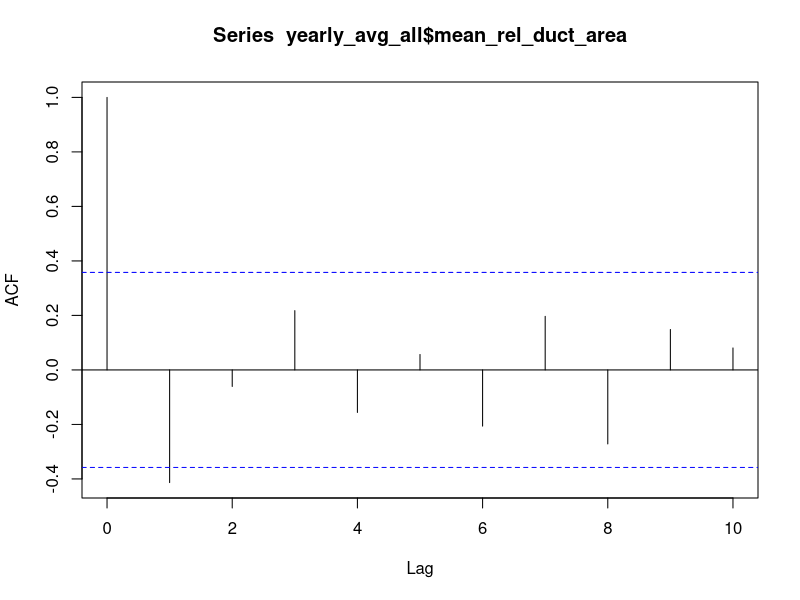
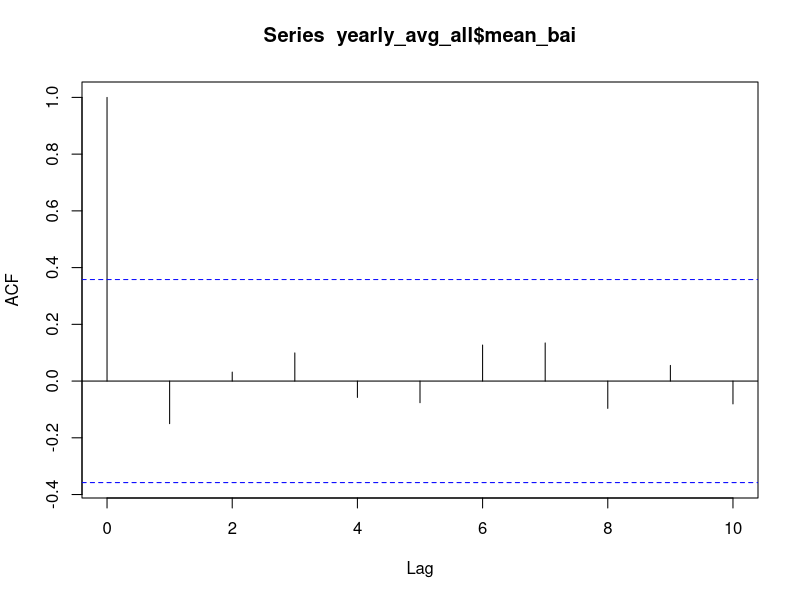
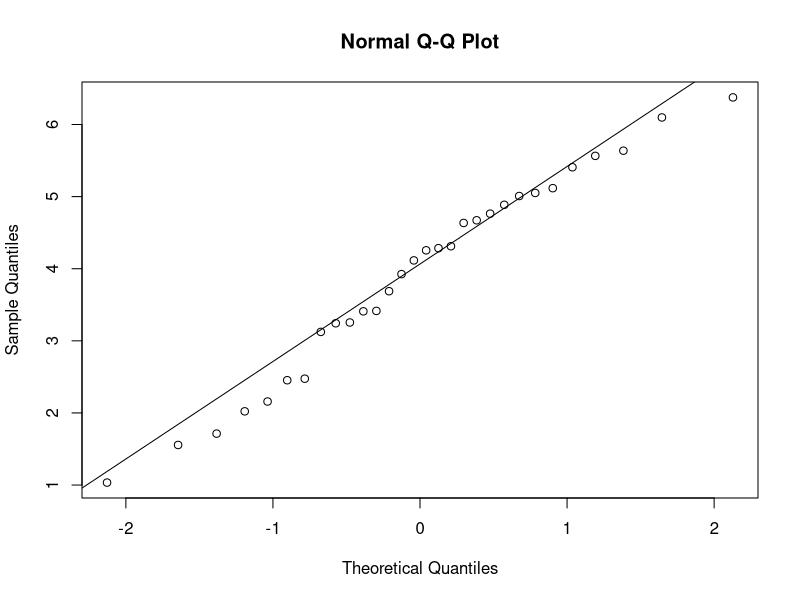
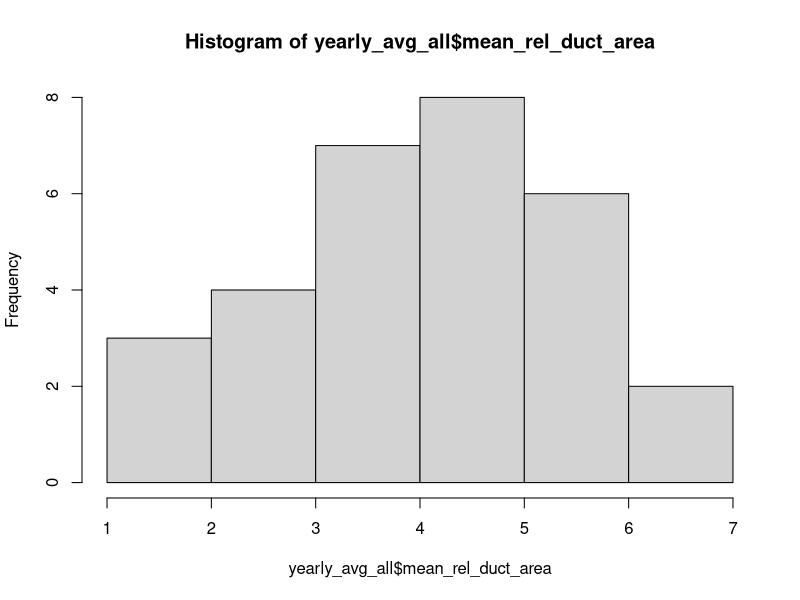
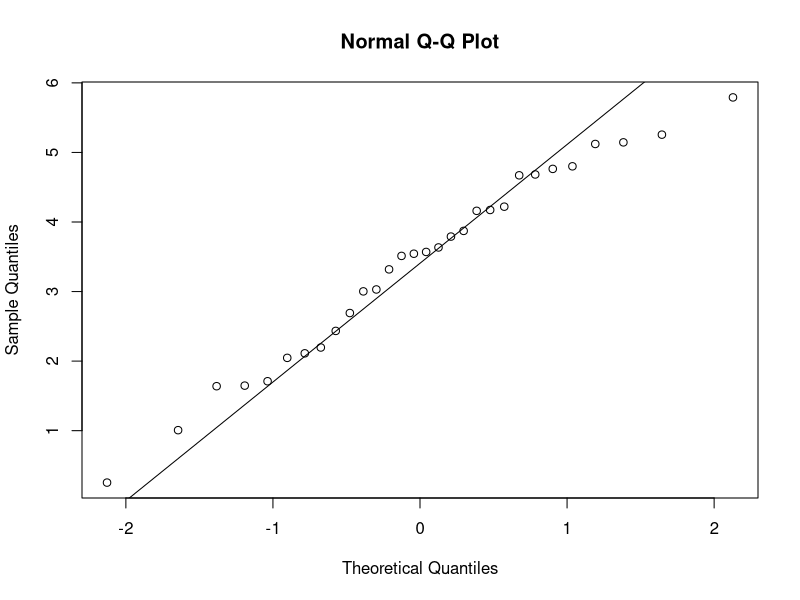
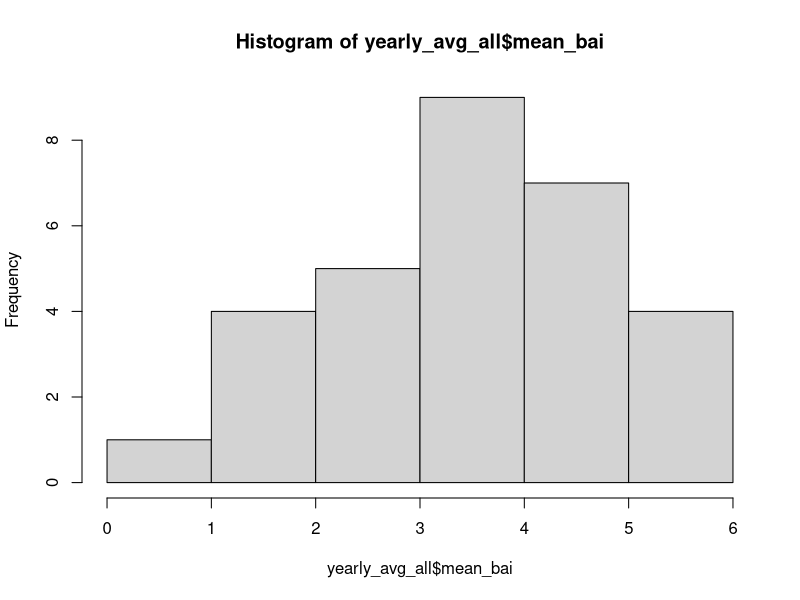
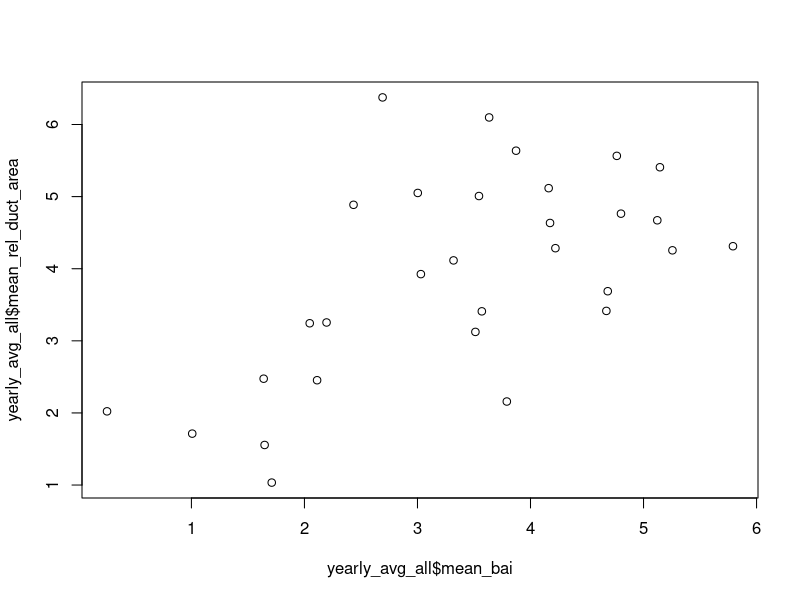
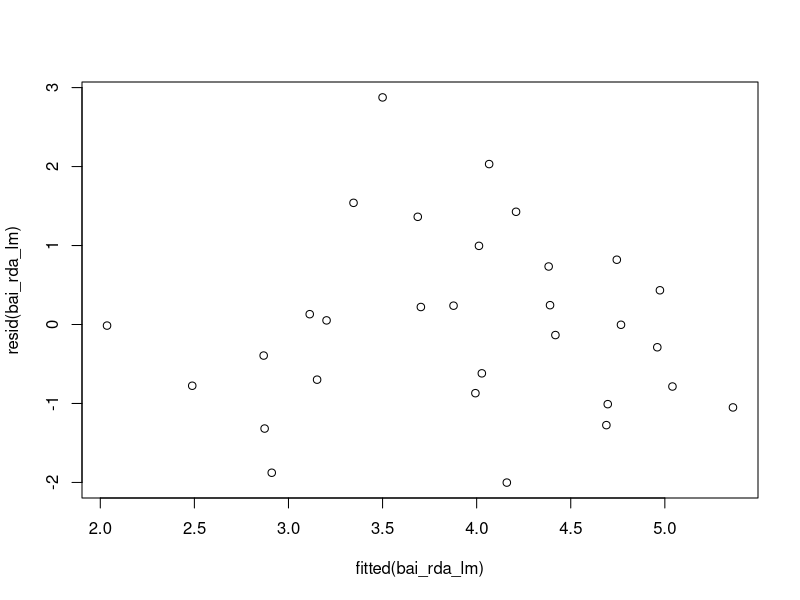

Write R code to recreate these figures, in order. (Note: this script raises an error after producing the figures.)
# Load packages -----------------------------------------------------------

library(tidyverse)
library(car)
library(lmtest)

# Load data ---------------------------------------------------------------

duct_metrics <- read.csv('complete_data_12.1.25.csv')

duct_metrics_1990to2019 <- duct_metrics %>% #these are trees just exposed to ambient conditions
  filter(year < 2020) %>% 
  filter(group != 'legacy')

#Average across all trees

yearly_avg_all <- duct_metrics_1990to2019 %>% 
  group_by(year) %>% 
  summarise(
    mean_rel_duct_area = mean(rel_duct_area, na.rm = TRUE),
    mean_bai = mean(bai_cm2, na.rm = TRUE)
  )

#Look at autocorrelation 
acf(yearly_avg_all$mean_rel_duct_area, lag.max = 10) #autocorrelated, slightly beyond blue band at lag 1
acf(yearly_avg_all$mean_bai, lag.max = 10) #not autocorrelated

#Check normality
qqnorm(yearly_avg_all$mean_rel_duct_area); qqline(yearly_avg_all$mean_rel_duct_area) #normal
hist(yearly_avg_all$mean_rel_duct_area) #normal
qqnorm(yearly_avg_all$mean_bai); qqline(yearly_avg_all$mean_bai) #fairly normal, some deviation at tail
hist(yearly_avg_all$mean_bai) #a bit off from normal

#Scatterplot
plot(yearly_avg_all$mean_bai, yearly_avg_all$mean_rel_duct_area)
#vaguely linear

#Relative duct area and BAI linear model ------------------------------------------

bai_rda_lm <- lm(mean_rel_duct_area ~ mean_bai, data = yearly_avg_all)

summary(bai_rda_lm) #significant

#Check assumptions
plot(fitted(bai_rda_lm), resid(bai_rda_lm)) #decent, no clear pattern
plot(bai_rda_lm, which = 4) #some influential points; 11, 17
plot(bai_rda_lm, which = 5)
qqPlot(bai_rda_lm) #decent
acf(resid(bai_rda_lm), lag.max = 10) #no significant autocorrelation, even though raw data was slightly autocorrelated, will proceed with LM
dwtest(bai_rda_lm, alternative = 'less') #not significant

#Check influence of specific points on coefficients
model_no17 <- lm(mean_rel_duct_area ~ mean_bai, data = yearly_avg_all[-17, ])
model_no11 <- lm(mean_rel_duct_area ~ mean_bai, data = yearly_avg_all[-11, ])

coef(bai_rda_lm)
coef(model_no17) 
coef(model_no11)
#within 1 std error

# Plot --------------------------------------------------------------------

ggplot(yearly_avg_all, aes(mean_bai, y = mean_rel_duct_area)) +
  geom_point(alpha = 0.9) +
  geom_smooth(method = 'lm') +
  theme_bw(base_size = 15) +
  labs(x = 'Mean BAI (cm²)',
       y = 'Mean Relative Duct Area (% of Ring Area)') +
  scale_x_continuous(n.breaks = 10) +
  scale_y_continuous(n.breaks = 8) +
  theme(panel.grid.minor = element_blank()) 

#ggsave('Output/bai_figures/bai_rda.png', width = 7, height = 6, bg = 'white')


